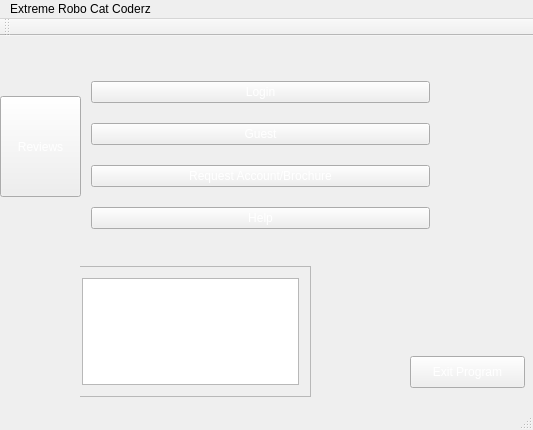
<?xml version="1.0" encoding="UTF-8"?>
<ui version="4.0">
 <class>MainProgramWindow</class>
 <widget class="QMainWindow" name="MainProgramWindow">
  <property name="geometry">
   <rect>
    <x>0</x>
    <y>0</y>
    <width>533</width>
    <height>430</height>
   </rect>
  </property>
  <property name="windowTitle">
   <string>MainProgramWindow</string>
  </property>
  <property name="styleSheet">
   <string notr="true"/>
  </property>
  <widget class="QWidget" name="centralWidget">
   <property name="styleSheet">
    <string notr="true">
background-image: url(:/Resources/city whhaaa.jpg);

</string>
   </property>
   <widget class="QPushButton" name="exitProgram">
    <property name="geometry">
     <rect>
      <x>410</x>
      <y>320</y>
      <width>115</width>
      <height>32</height>
     </rect>
    </property>
    <property name="styleSheet">
     <string notr="true">color: white;
font: 13pt &quot;Papyrus&quot;;
</string>
    </property>
    <property name="text">
     <string>Exit Program</string>
    </property>
   </widget>
   <widget class="QWidget" name="MainMenu" native="true">
    <property name="geometry">
     <rect>
      <x>80</x>
      <y>20</y>
      <width>361</width>
      <height>201</height>
     </rect>
    </property>
    <layout class="QVBoxLayout" name="verticalLayout">
     <item>
      <widget class="QPushButton" name="pushButton_Login">
       <property name="styleSheet">
        <string notr="true">color: white;
font: 13pt &quot;Papyrus&quot;;
</string>
       </property>
       <property name="text">
        <string>Login</string>
       </property>
      </widget>
     </item>
     <item>
      <widget class="QPushButton" name="pushButton_Guest">
       <property name="styleSheet">
        <string notr="true">color: white;
font: 13pt &quot;Papyrus&quot;;

</string>
       </property>
       <property name="text">
        <string>Guest</string>
       </property>
      </widget>
     </item>
     <item>
      <widget class="QPushButton" name="pushButton_RequestBrochure">
       <property name="styleSheet">
        <string notr="true">color: white;
font: 13pt &quot;Papyrus&quot;;
</string>
       </property>
       <property name="text">
        <string>Request Account/Brochure</string>
       </property>
      </widget>
     </item>
     <item>
      <widget class="QPushButton" name="pushButton_Help">
       <property name="styleSheet">
        <string notr="true">color: white;
font: 13pt &quot;Papyrus&quot;;
</string>
       </property>
       <property name="text">
        <string>Help</string>
       </property>
      </widget>
     </item>
    </layout>
    <zorder>pushButton_Help</zorder>
    <zorder>pushButton_Login</zorder>
    <zorder>pushButton_Guest</zorder>
    <zorder>pushButton_RequestBrochure</zorder>
   </widget>
   <widget class="QStackedWidget" name="stackedWidget">
    <property name="geometry">
     <rect>
      <x>80</x>
      <y>230</y>
      <width>311</width>
      <height>131</height>
     </rect>
    </property>
    <property name="currentIndex">
     <number>0</number>
    </property>
    <widget class="QWidget" name="page">
     <widget class="QScrollArea" name="scrollArea">
      <property name="geometry">
       <rect>
        <x>-10</x>
        <y>0</y>
        <width>241</width>
        <height>131</height>
       </rect>
      </property>
      <property name="widgetResizable">
       <bool>true</bool>
      </property>
      <widget class="QWidget" name="scrollAreaWidgetContents">
       <property name="geometry">
        <rect>
         <x>0</x>
         <y>0</y>
         <width>239</width>
         <height>129</height>
        </rect>
       </property>
       <layout class="QVBoxLayout" name="verticalLayout_2">
        <item>
         <widget class="QTextBrowser" name="tempDisplay">
          <property name="styleSheet">
           <string notr="true">color: white;
font: 13pt &quot;Papyrus&quot;;
</string>
          </property>
         </widget>
        </item>
       </layout>
      </widget>
     </widget>
    </widget>
    <widget class="QWidget" name="page_2"/>
   </widget>
   <widget class="QPushButton" name="pushButton">
    <property name="geometry">
     <rect>
      <x>0</x>
      <y>60</y>
      <width>81</width>
      <height>101</height>
     </rect>
    </property>
    <property name="styleSheet">
     <string notr="true">color: white;
font: 13pt &quot;Papyrus&quot;;</string>
    </property>
    <property name="text">
     <string>Reviews</string>
    </property>
   </widget>
  </widget>
  <widget class="QMenuBar" name="menuBar">
   <property name="geometry">
    <rect>
     <x>0</x>
     <y>0</y>
     <width>533</width>
     <height>22</height>
    </rect>
   </property>
   <widget class="QMenu" name="menuExtreme_Robo_Cat_Coderz">
    <property name="title">
     <string>Extreme Robo Cat Coderz</string>
    </property>
    <addaction name="actionHelp"/>
    <addaction name="actionContactUS"/>
    <addaction name="actionExit"/>
   </widget>
   <addaction name="menuExtreme_Robo_Cat_Coderz"/>
  </widget>
  <widget class="QToolBar" name="mainToolBar">
   <attribute name="toolBarArea">
    <enum>TopToolBarArea</enum>
   </attribute>
   <attribute name="toolBarBreak">
    <bool>false</bool>
   </attribute>
  </widget>
  <widget class="QStatusBar" name="statusBar"/>
  <action name="actionLog_In">
   <property name="text">
    <string>Log In</string>
   </property>
  </action>
  <action name="actionHelp">
   <property name="enabled">
    <bool>true</bool>
   </property>
   <property name="text">
    <string>Help</string>
   </property>
  </action>
  <action name="actionExit">
   <property name="text">
    <string>Exit</string>
   </property>
  </action>
  <action name="actionContactUS">
   <property name="checkable">
    <bool>false</bool>
   </property>
   <property name="text">
    <string>Contact Us</string>
   </property>
  </action>
 </widget>
 <layoutdefault spacing="6" margin="11"/>
 <resources/>
 <connections/>
</ui>
